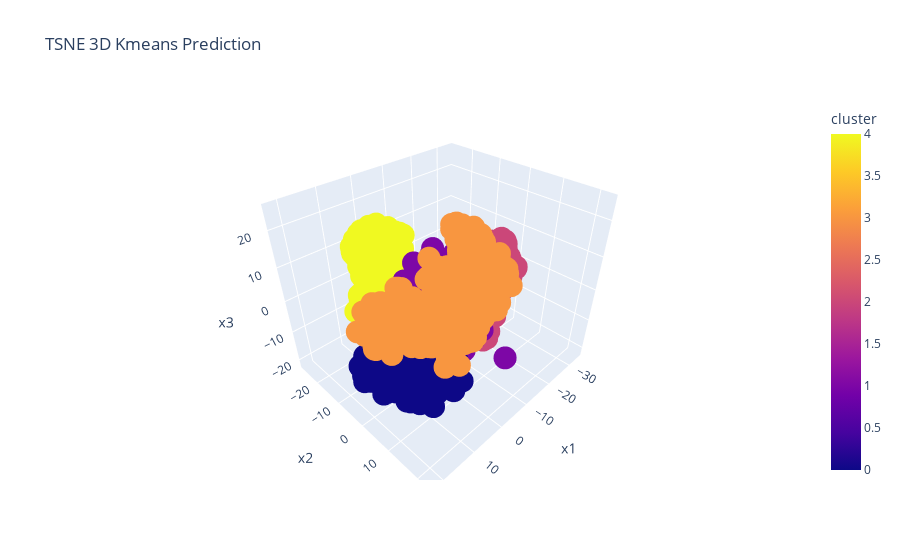

Here is the notebook cell this chart was saved with:
### Code cell
import plotly.express as px

fig = px.scatter_3d(
    dftsne, x='x1', y='x2', z='x3', color=dftsne['cluster'], title='TSNE 3D Kmeans Prediction'
)
fig.show()

### Figure 1 — Plotly figure (JSON) as saved in the notebook; plotly's stock layout.template omitted (floating-point values rounded to 4 significant figures; data arrays with more than 128 entries replaced by an {"elided": "..."} marker saying what was removed)
{"data": [{"hovertemplate": "x1=%{x}<br>x2=%{y}<br>x3=%{z}<br>cluster=%{marker.color}<extra></extra>", "legendgroup": "", "marker": {"color": {"elided": "1725 int values"}, "coloraxis": "coloraxis", "symbol": "circle"}, "mode": "markers", "name": "", "scene": "scene", "showlegend": false, "type": "scatter3d", "x": {"elided": "1725 float values"}, "y": {"elided": "1725 float values"}, "z": {"elided": "1725 float values"}}], "layout": {"coloraxis": {"colorbar": {"title": {"text": "cluster"}}, "colorscale": [[0, "#0d0887"], [0.1111, "#46039f"], [0.2222, "#7201a8"], [0.3333, "#9c179e"], [0.4444, "#bd3786"], [0.5556, "#d8576b"], [0.6667, "#ed7953"], [0.7778, "#fb9f3a"], [0.8889, "#fdca26"], [1, "#f0f921"]]}, "legend": {"tracegroupgap": 0}, "scene": {"domain": {"x": [0, 1], "y": [0, 1]}, "xaxis": {"title": {"text": "x1"}}, "yaxis": {"title": {"text": "x2"}}, "zaxis": {"title": {"text": "x3"}}}, "title": {"text": "TSNE 3D Kmeans Prediction"}}}
